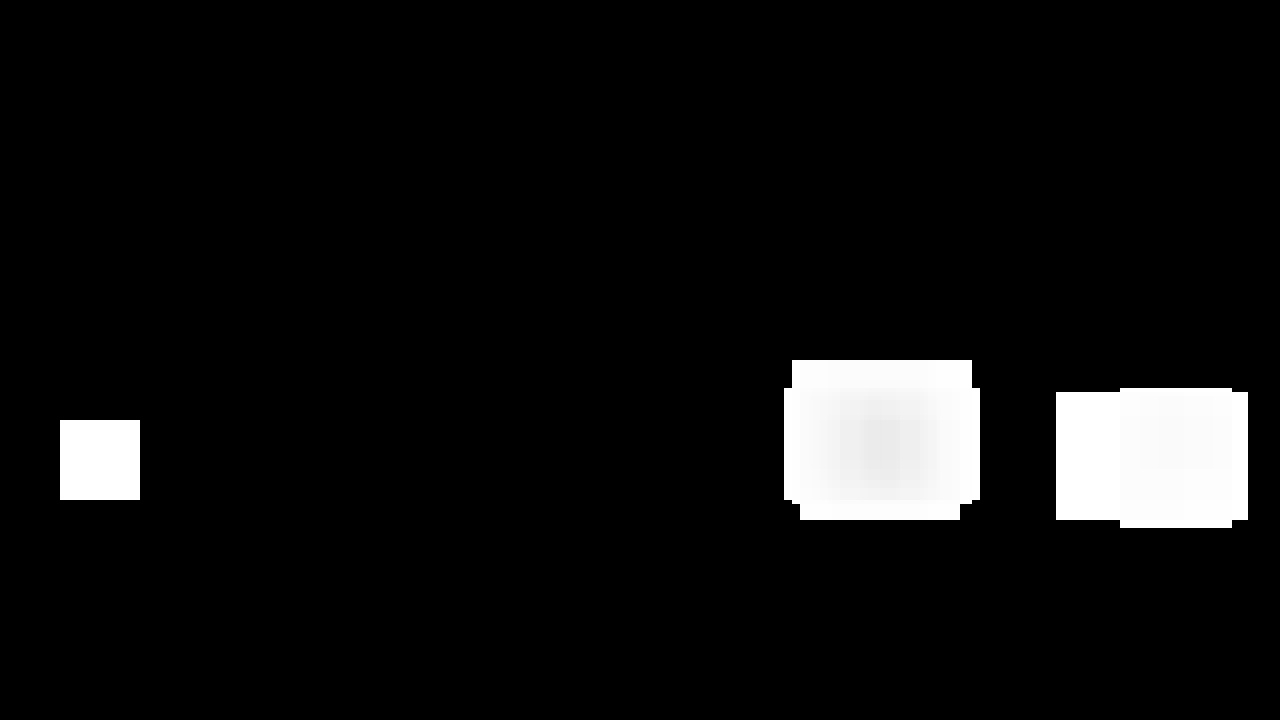
#> input picture output_images/heat_map/test1.jpg, 1280 x 720 px; the run also reads 1 picture not shown here
$ jupyter execute --allow-errors 'Project Writeup.ipynb'
#> lines starting #> are read from the running program, lines starting #| are printed output that depends on the picture
# Vehicle Detection Project

The goals / steps of this project are the following:

* Perform a Histogram of Oriented Gradients (HOG) feature extraction on a labeled training set of images and train a classifier Linear SVM classifier
* Optionally, you can also apply a color transform and append binned color features, as well as histograms of color, to your HOG feature vector.
* Note: for those first two steps don't forget to normalize your features and randomize a selection for training and testing.
* Implement a sliding-window technique and use your trained classifier to search for vehicles in images.
* Run your pipeline on a video stream (start with the test_video.mp4 and later implement on full project_video.mp4) and create a heat map of recurring detections frame by frame to reject outliers and follow detected vehicles.
* Estimate a bounding box for vehicles detected.

## [Rubric](https://review.udacity.com/#!/rubrics/513/view) Points
###Here I will consider the rubric points individually and describe how I addressed each point in my implementation.

---
### Writeup / README

#### 1. Provide a Writeup / README that includes all the rubric points and how you addressed each one.  You can submit your writeup as markdown or pdf.  [Here](https://github.com/udacity/CarND-Vehicle-Detection/blob/master/writeup_template.md) is a template writeup for this project you can use as a guide and a starting point.

You're reading it!

### Histogram of Oriented Gradients (HOG)

#### 1. Explain how (and identify where in your code) you extracted HOG features from the training images.

The code for this step is contained in in lines 22 through 42 of the file `help_functions.py`.

- I first read the training data image through mpimg.imread()
- I then convert the images into YCbCr format
- After that, I call the skimage.hog() to extract hog features from each color channel like below code cell

[cell 1]
from skimage.feature import hog

# [20 lines left out: function get_hog_features, not called in this run]

There is some examples of hog feature for randomly selected car and nocar images

[cell 2]
import numpy as np
import cv2
import glob
import matplotlib.image as mpimg
import matplotlib.pyplot as plt
import random

car_path  = 'training_data/large/vehicles/'
noncar_path    = 'training_data/large/non-vehicles/'
cars           = [filename for filename in glob.iglob(car_path + '**/*.png', recursive=True)]
notcars        = [filename for filename in glob.iglob(noncar_path + '**/*.png', recursive=True)]
num_of_cars    = len(cars);
num_of_notcars = len(notcars);
sample_size   = 6000
print('car samples ' + str(num_of_cars) + ' notcar samples ' + str(num_of_notcars))
cars          = cars[0:sample_size]
notcars       = notcars[0:sample_size]

# [10 lines left out: function output_hog_features, not called in this run]

#> (the rest of this cell did not finish here and is left out)

#### 2. Explain how you settled on your final choice of HOG parameters.

I tried various combinations of parameters and found below HOG parameters work best and here is my reason

[cell 3]
color_space    = 'YCrCb' # Can be RGB, HSV, LUV, HLS, YUV, YCrCb
orient         = 9  # HOG orientations
pix_per_cell   = 8 # HOG pixels per cell
cell_per_block = 2 # HOG cells per block
hog_channel    = 'ALL' # Can be 0, 1, 2, or "ALL"
spatial_size   = (32, 32) # Spatial binning dimensions
hist_bins      = 32    # Number of histogram bins
spatial_feat   = True # Spatial features on or off
hist_feat      = True # Histogram features on or off
hog_feat       = True # HOG features on or off

- color_space: I first tried with RGB space and have a lot of miss detection and false detection. As the hog feature extraction alogirthm is mostly designed based on grayscale image. Generaelly speaking, RGB does not work best in feature extraction.
- orient: I tried with 9 and 16 and the classify training results are almost the same. To avoid overcompliate the model. I choose to use 9
- pix_per_cell and cell_per_block: I keep them relatively small to be able to pick subtle features inside images.

I trained a linear SVM using below features:
- hog features for all Y, Cb,Cr channels (`get_hog_features() in help_functions.py`)
- resize the image down to 32x32 and then extract binned color features (`bin_spatial() in help_functions.py`)
- color histogram features of YCbCr images (`color_hist() in help_functions.py`)

For each training image, I stacked all those features into one feature vector. To avoid one of features to dominate the feature vectior, StandardScaler() is used to normalize the feature vector so that they are all zero mean and unit variance .
I am using the large training dataset from GTI a
There are over 8000 cars and notcar samples. I used ranomly selected 6000 samples and split 70% for training and 30% for testing.

The code for training the classify is in `train_car_classifier() of classify.py`

[cell 4]
print('car samples ' + str(num_of_cars) + ' notcar samples ' + str(num_of_notcars))

### Sliding Window Search

#### 1. Describe how (and identify where in your code) you implemented a sliding window search.  How did you decide what scales to search and how much to overlap windows?

The actual code to implement sliding window search is located in `find_cars()` of `solution.py`

##### scale selection
I use multiple scale to search the the bottom part of the image
scales = [1.15, 1.25, 1.75, 2, 2.25, 2.5, 3]
The sliding window size is fixed at 64 pixels. 64 pixel size is a little bit too small for cars from our project video and instread of changing the sliding window size, I scale down the image which is the same thing as increasing the sliding window size. I found that some cars can only be detected at certain scale.

##### overlap selection
Originally, the sliding window size has 50% of overlapping and I have some false negative. Thefore, I increase to 75% overlap, which is proved to work well.

##### examples

[test1_image]: ./test_images/test1.jpg
[image1]: ./output_images/debug_out/scale_1.15/overlap_75/test1.jpg
[image2]: ./output_images/debug_out/scale_1.15/overlap_50/test1.jpg

Original image: scale 1.15 was used in this example
![alt text][test1_image]
75% overlapping: blue box is the region we have a postive detection
![alt text][image1]
50% overlapping:
![alt text][image2]

#### 2. Show some examples of test images to demonstrate how your pipeline is working.  What did you do to optimize the performance of your classifier?

Here is some techniques I used to optimize the performance of my classifier:
- use 3 channel pf spatial, color histogram and hog features
- run multiscale sliding window search to catch vechiles with different size
- create a heap map to add the locations from above step to improve the detection reliablity. I did not apply threshold to the heat map for single image. However, I have a few approaches to reduce false positive and false negative when I am dealing with video.
- label the heatmap to extract the connected graph features
- calculate the best x,y coordinates of minmum size of rectangle which can cover the labels from above step

[cell 5]
# Examples:
f, (plot1, plot2) = plt.subplots(1, 2, figsize=(9, 3))
plot1.imshow(plt.imread('output_images/heat_map/test1.jpg'))
plot1.set_title('test1.jpg heat_map', fontsize=10)
plot2.imshow(plt.imread('output_images/test1.jpg'))
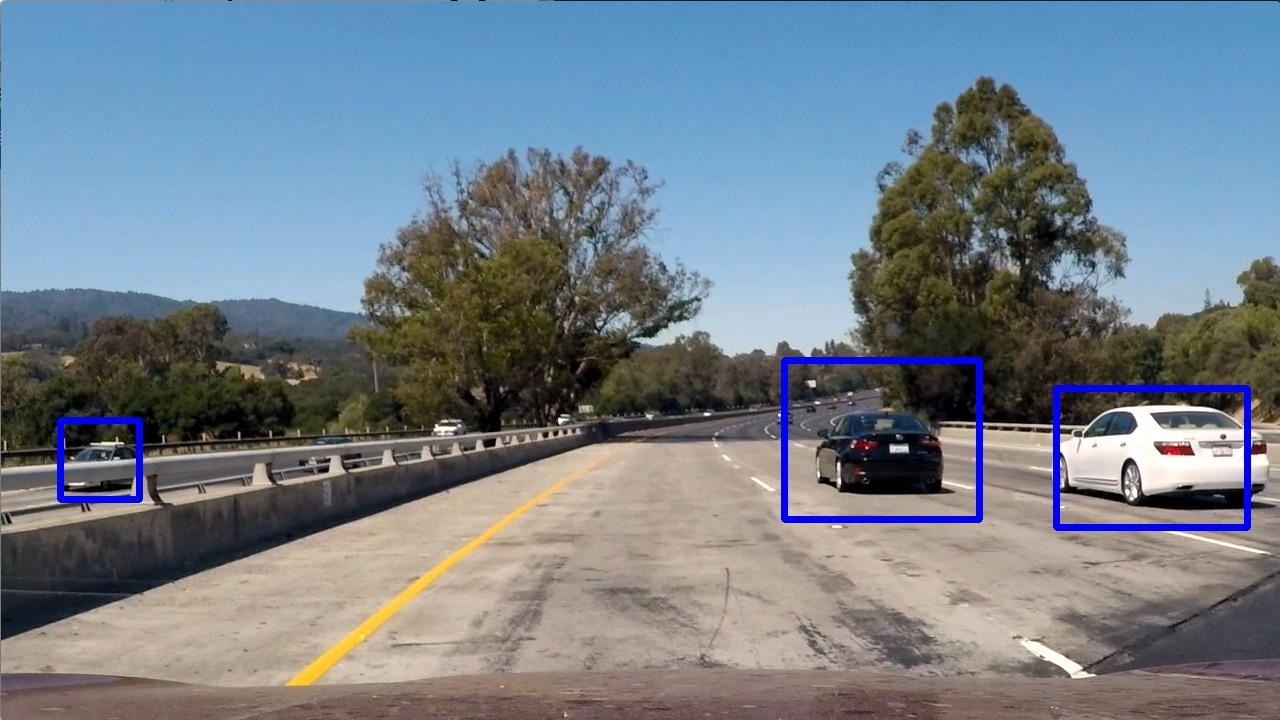
#> input picture output_images/test1.jpg, 1280 x 720 px
plot2.set_title('final detection results', fontsize=10)
plt.show()
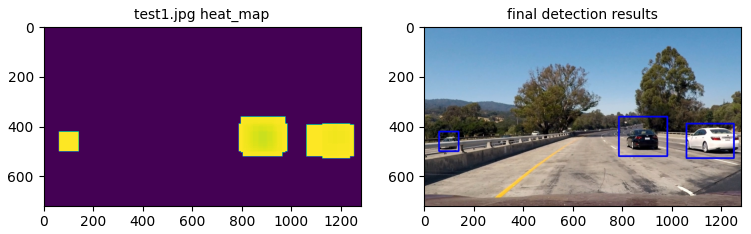
#> figure drawn by matplotlib, 2 panels

f, (plot1, plot2) = plt.subplots(1, 2, figsize=(9, 3))
plot1.imshow(plt.imread('output_images/heat_map/test2.jpg'))
plot1.set_title('test2.jpg heat_map', fontsize=10)
plot2.imshow(plt.imread('output_images/test2.jpg'))
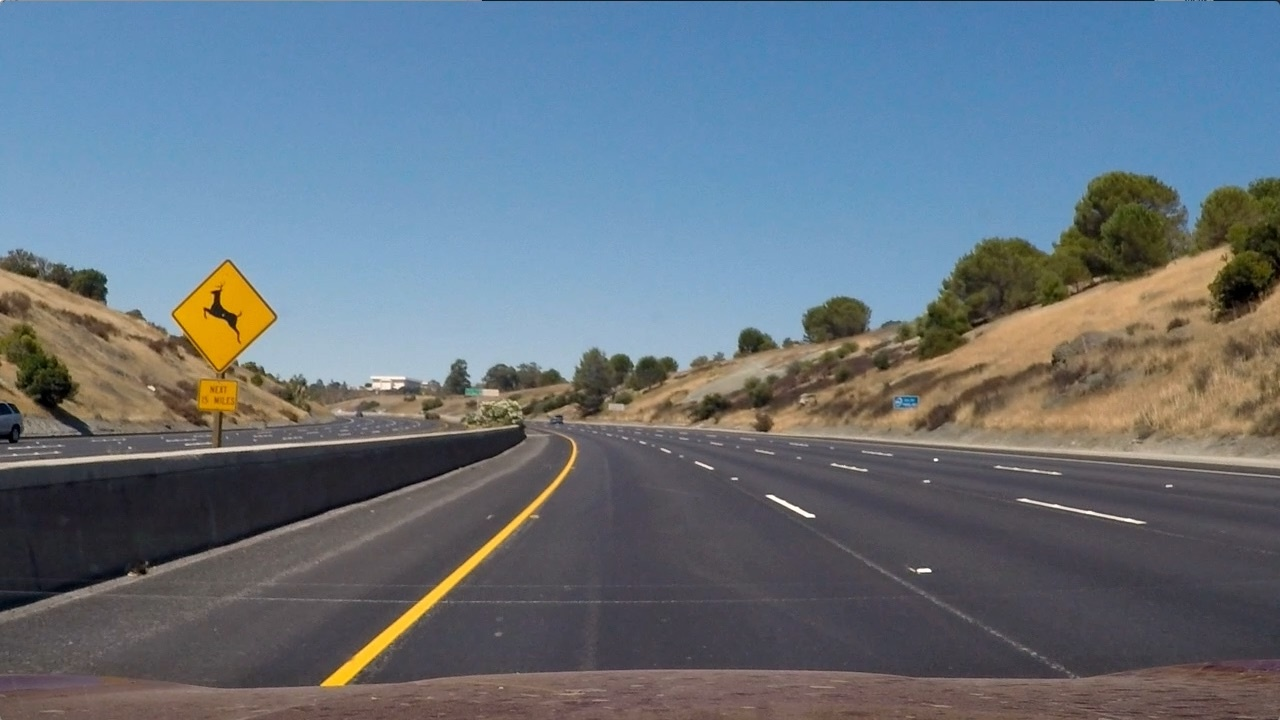
#> input picture output_images/test2.jpg, 1280 x 720 px
plot2.set_title('final detection results', fontsize=10)
plt.show()
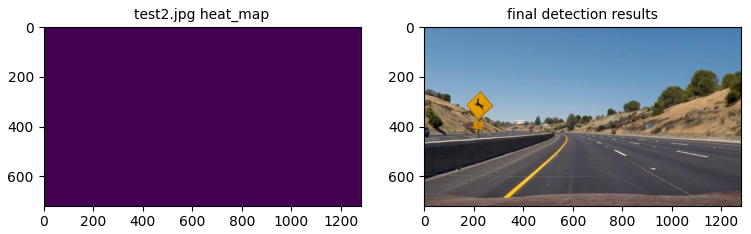
#> figure drawn by matplotlib, 2 panels

f, (plot1, plot2) = plt.subplots(1, 2, figsize=(9, 3))
plot1.imshow(plt.imread('output_images/heat_map/test3.jpg'))
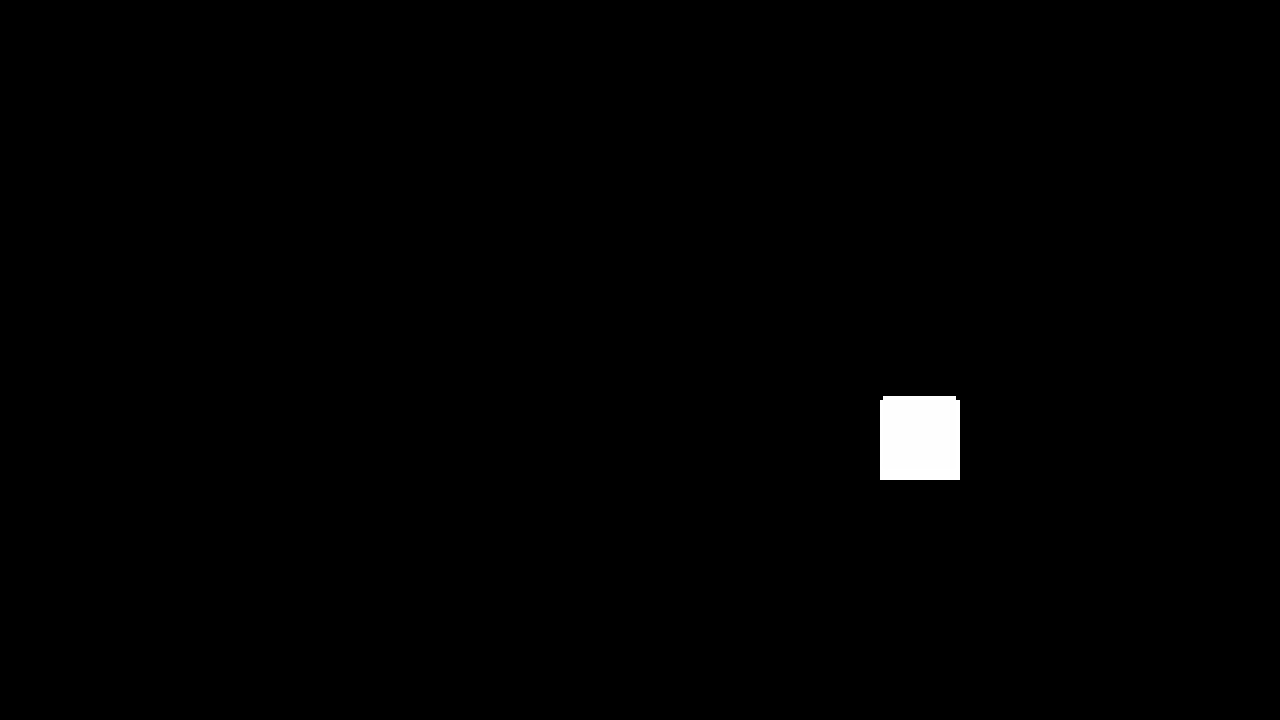
#> input picture output_images/heat_map/test3.jpg, 1280 x 720 px
plot1.set_title('test3.jpg heat_map', fontsize=10)
plot2.imshow(plt.imread('output_images/test3.jpg'))
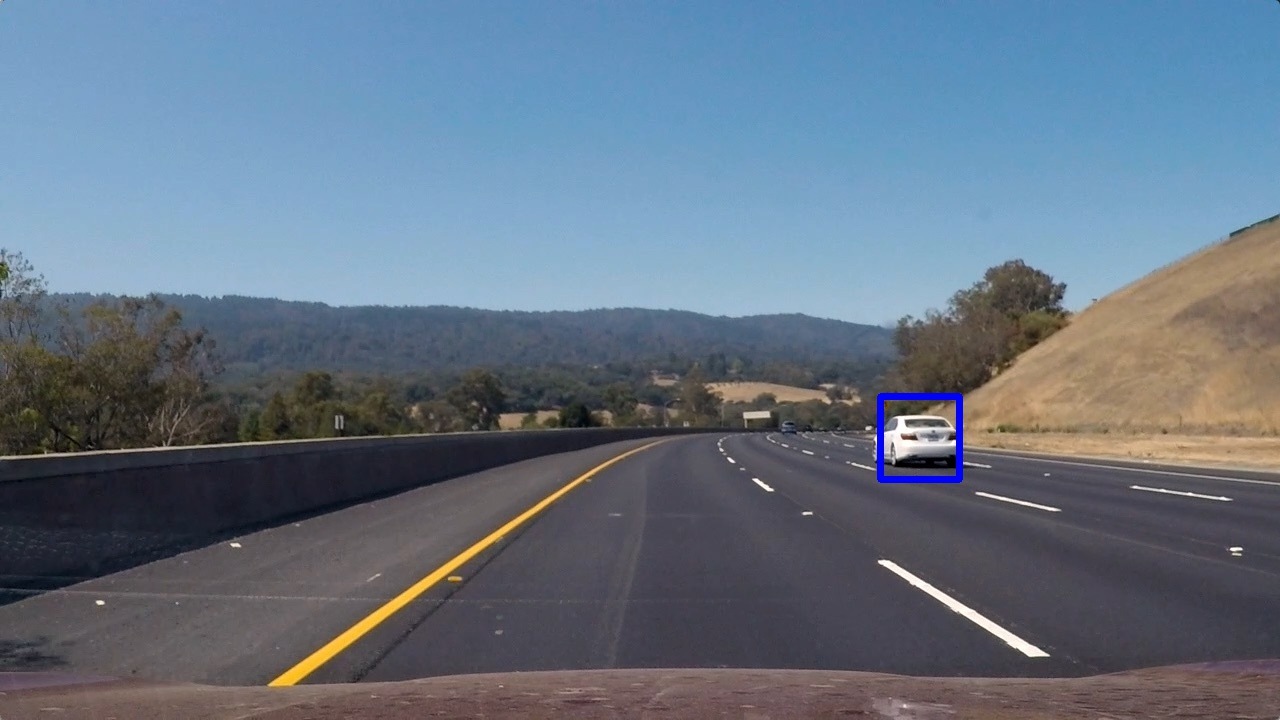
#> input picture output_images/test3.jpg, 1280 x 720 px
plot2.set_title('final detection results', fontsize=10)
plt.show()
